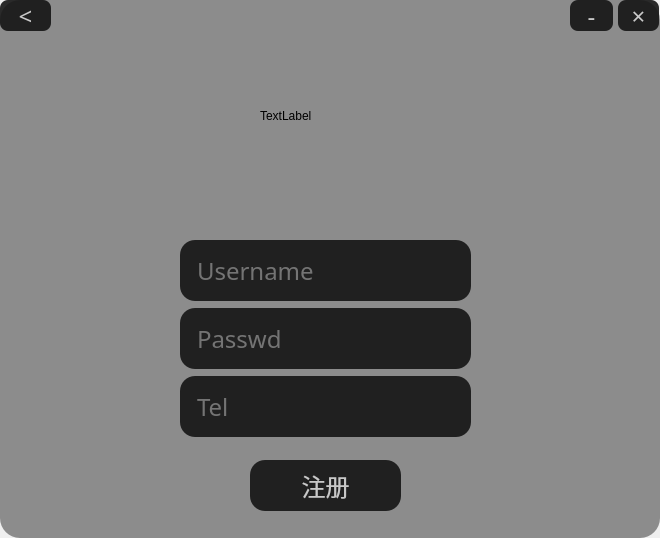
<?xml version="1.0" encoding="UTF-8"?>
<ui version="4.0">
 <class>RegiWindow</class>
 <widget class="QMainWindow" name="RegiWindow">
  <property name="geometry">
   <rect>
    <x>0</x>
    <y>0</y>
    <width>660</width>
    <height>538</height>
   </rect>
  </property>
  <property name="windowTitle">
   <string>MainWindow</string>
  </property>
  <property name="styleSheet">
   <string notr="true">#MainWindow{
	background-image: url(:/R-C.gif);
	background:rgba(255,255,255,100%);
	border-radius:20px;
}
#centralwidget{
	background:rgba(255,255,255,100%);
	border-radius:20px;
	background-color: rgb(140, 140, 140);
}
#GIFLabel{
	border-radius:20px;
background:rgb(25,25,25,80%)
}
#Frame{
	border-radius:15px;
	background:rgba(50,50,50,80%)
}
#Frame_gif{
	border-radius:20px;
	background:transparent;	
}

QPushButton{
	background:#1e1d1d;
	border-radius:8px;
	font-size: 24px ;
	font-family: Microsoft YaHei ;
	color: rgb(200,200,200); 
	background:rgba(20,20,20,90%)
}

#pushButton{
	background:#1e1d1d;
	border-radius:15px;
	font-size: 24px ;
	font-family: Microsoft YaHei ;
	color: rgb(200,200,200); 
	background:rgba(20,20,20,90%)

}
#pushButton:hover{
	color: rgb(255,255,255); 
    background-color: rgb(45,45,45);
	border-style: solid;
	border-width: 2px;
	border-color: rgb(20,20,20);
}
#pushButton:pressed {
	background:#1e1d1d;
	border-radius:15px;
	font-size: 24px ;
	font-family: Microsoft YaHei ;
	color: rgb(255,255,255); 
	background:rgba(20,20,20,90%)
}
QLineEdit{
	border-radius:15px;
	background:#1e1d1d;
	font-size: 24px ;
	font-family: Microsoft YaHei ;
	background:rgba(20,20,20,90%);
	color: rgb(200,200,200); 
	padding-left: 15px;
}
QLineEdit:hover
{
	color: rgb(255,255,255); 
    background-color: rgb(45,45,45);
	border-style: solid;
	border-width: 2px;
	border-color: rgb(20,20,20);
}
#password_find{
	color: rgb(160,160,160); 
	font-size: 24px ;
	font-family: Microsoft YaHei ;
	background:transparent;	
}
#password_find:hover{
	color: rgb(255,255,255); 
	font-size: 24px ;
	font-family: Microsoft YaHei ;
}
#password_find:pressed{
	color: rgb(160,160,160); 
	font-size: 24px ;
	font-family: Microsoft YaHei ;
}
#sign{
	color: rgb(160,160,160); 
	font-size: 24px ;
	font-family: Microsoft YaHei ;
	background:transparent;	
}
#sign:hover{
	color: rgb(255,255,255); 
	font-size: 24px ;
	font-family: Microsoft YaHei ;	
}
#sign:pressed{
	color: rgb(160,160,160); 
	font-size: 24px ;
	font-family: Microsoft YaHei ;
}

</string>
  </property>
  <widget class="QWidget" name="centralwidget">
   <widget class="QLineEdit" name="lineEdit">
    <property name="geometry">
     <rect>
      <x>180</x>
      <y>240</y>
      <width>291</width>
      <height>61</height>
     </rect>
    </property>
    <property name="placeholderText">
     <string>Username</string>
    </property>
    <property name="clearButtonEnabled">
     <bool>true</bool>
    </property>
   </widget>
   <widget class="QLineEdit" name="lineEdit_2">
    <property name="geometry">
     <rect>
      <x>180</x>
      <y>308</y>
      <width>291</width>
      <height>61</height>
     </rect>
    </property>
    <property name="placeholderText">
     <string>Passwd</string>
    </property>
    <property name="clearButtonEnabled">
     <bool>true</bool>
    </property>
   </widget>
   <widget class="QLineEdit" name="lineEdit_3">
    <property name="geometry">
     <rect>
      <x>180</x>
      <y>376</y>
      <width>291</width>
      <height>61</height>
     </rect>
    </property>
    <property name="placeholderText">
     <string>Tel</string>
    </property>
    <property name="clearButtonEnabled">
     <bool>true</bool>
    </property>
   </widget>
   <widget class="QLabel" name="label">
    <property name="geometry">
     <rect>
      <x>260</x>
      <y>60</y>
      <width>111</width>
      <height>111</height>
     </rect>
    </property>
    <property name="text">
     <string>TextLabel</string>
    </property>
   </widget>
   <widget class="QPushButton" name="pushButton">
    <property name="geometry">
     <rect>
      <x>250</x>
      <y>460</y>
      <width>151</width>
      <height>51</height>
     </rect>
    </property>
    <property name="text">
     <string>注册</string>
    </property>
   </widget>
   <widget class="QPushButton" name="pushButton_3">
    <property name="geometry">
     <rect>
      <x>0</x>
      <y>0</y>
      <width>51</width>
      <height>31</height>
     </rect>
    </property>
    <property name="text">
     <string>&lt;</string>
    </property>
   </widget>
   <widget class="QPushButton" name="pushButton_4">
    <property name="geometry">
     <rect>
      <x>570</x>
      <y>0</y>
      <width>43</width>
      <height>31</height>
     </rect>
    </property>
    <property name="text">
     <string>-</string>
    </property>
   </widget>
   <widget class="QPushButton" name="pushButton_5">
    <property name="geometry">
     <rect>
      <x>618</x>
      <y>0</y>
      <width>41</width>
      <height>31</height>
     </rect>
    </property>
    <property name="text">
     <string>×</string>
    </property>
   </widget>
   <widget class="QLabel" name="label_2">
    <property name="geometry">
     <rect>
      <x>280</x>
      <y>180</y>
      <width>131</width>
      <height>41</height>
     </rect>
    </property>
    <property name="styleSheet">
     <string notr="true">font-size: 20px ;
</string>
    </property>
    <property name="text">
     <string/>
    </property>
   </widget>
  </widget>
 </widget>
 <resources/>
 <connections/>
</ui>
